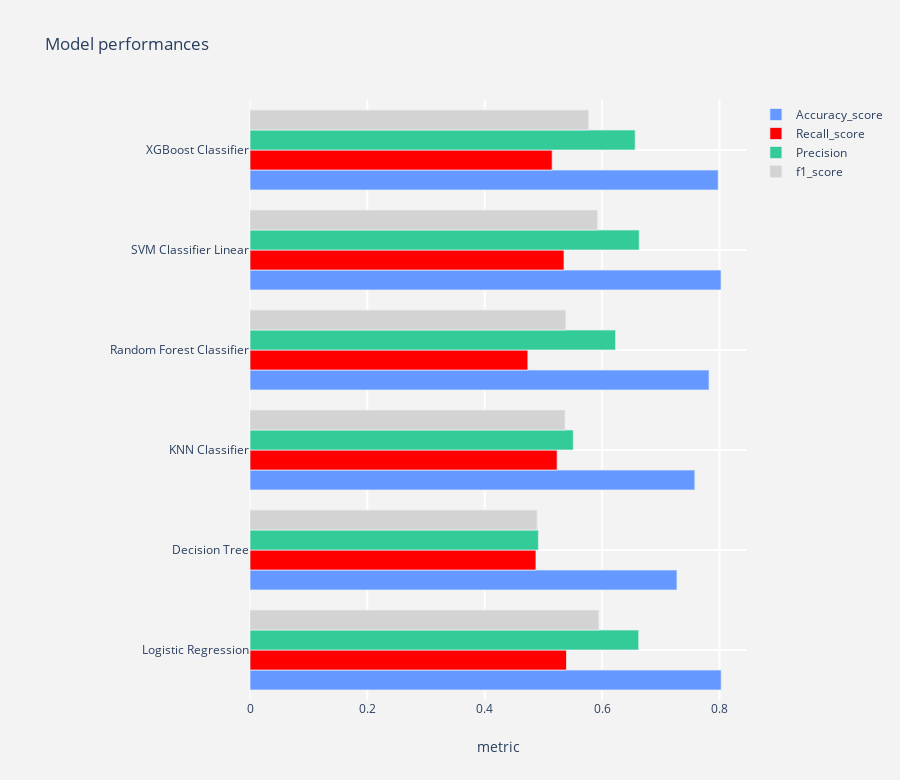

Here is the notebook cell this chart was saved with:
### Code cell
# Let's create a baseline model for all models. Let's statr with as minimum amount of parameters as possible 

# LogisticRegression
name = "Logistic Regression"
logit = LogisticRegression()
model1 = model_report(logit,X_train,X_test,y_train,y_test,name)

# DecisionTree Classifier
name = "Decision Tree"
decision_tree = DecisionTreeClassifier(random_state = 0)
# X_train_resampled,X_test,y_train_resampled,y_test,name
model2 = model_report(decision_tree,X_train,X_test,y_train,y_test,name)

# KNeighborsClassifier
name = "KNN Classifier"
knn = KNeighborsClassifier(n_neighbors=3)
model3 = model_report(knn,X_train,X_test,y_train,y_test,name)

name = "Random Forest Classifier"
rfc = RandomForestClassifier(random_state=0)
model4 = model_report(rfc,X_train,X_test,y_train,y_test,name)

name = "SVM Classifier Linear"
svc  = SVC(gamma='auto', kernel='linear')
model5 = model_report(svc,X_train,X_test,y_train,y_test,name)

name = "XGBoost Classifier"
xgc = XGBClassifier()
model6 = model_report(xgc,X_train,X_test,y_train,y_test,name)

#concat all models
model_performances = pd.concat([model1,model2,model3,model4,
                                model5,model6],axis = 0).reset_index()

model_performances = model_performances.drop(columns = "index",axis =1)
display(model_performances)

plot_tracers(model_performances)

### Figure 1 — Plotly figure (JSON) as saved in the notebook; plotly's stock layout.template omitted (floating-point values rounded to 4 significant figures)
{"data": [{"marker": {"color": "#6699FF", "line": {"width": 0.7}}, "name": "Accuracy_score", "orientation": "h", "type": "bar", "x": [0.8029, 0.7275, 0.758, 0.7821, 0.8026, 0.7978], "y": ["Logistic Regression", "Decision Tree", "KNN Classifier", "Random Forest Classifier", "SVM Classifier Linear", "XGBoost Classifier"]}, {"marker": {"color": "red", "line": {"width": 0.7}}, "name": "Recall_score", "orientation": "h", "type": "bar", "x": [0.5393, 0.4873, 0.5234, 0.4735, 0.535, 0.5149], "y": ["Logistic Regression", "Decision Tree", "KNN Classifier", "Random Forest Classifier", "SVM Classifier Linear", "XGBoost Classifier"]}, {"marker": {"color": "#33CC99", "line": {"width": 0.7}}, "name": "Precision", "orientation": "h", "type": "bar", "x": [0.6623, 0.4914, 0.5508, 0.6229, 0.6632, 0.6563], "y": ["Logistic Regression", "Decision Tree", "KNN Classifier", "Random Forest Classifier", "SVM Classifier Linear", "XGBoost Classifier"]}, {"marker": {"color": "lightgrey", "line": {"width": 0.7}}, "name": "f1_score", "orientation": "h", "type": "bar", "x": [0.5945, 0.4893, 0.5367, 0.538, 0.5922, 0.577], "y": ["Logistic Regression", "Decision Tree", "KNN Classifier", "Random Forest Classifier", "SVM Classifier Linear", "XGBoost Classifier"]}], "layout": {"height": 780, "margin": {"l": 250}, "paper_bgcolor": "rgb(243,243,243)", "plot_bgcolor": "rgb(243,243,243)", "title": {"text": "Model performances"}, "xaxis": {"gridcolor": "rgb(255, 255, 255)", "gridwidth": 2, "ticklen": 5, "title": {"text": "metric"}, "zerolinewidth": 1}, "yaxis": {"gridcolor": "rgb(255, 255, 255)", "gridwidth": 2, "ticklen": 5, "zerolinewidth": 1}}}
